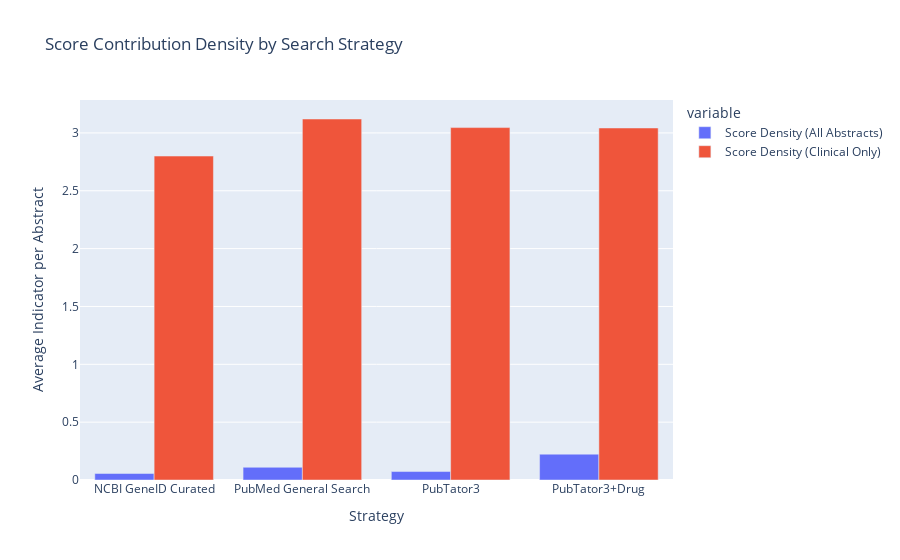

The notebook cell saved with this chart:
### Code cell
scd_df = pd.DataFrame(results)
fig = px.bar(
    scd_df.melt(id_vars='Strategy', value_vars=[
        'Score Density (All Abstracts)',
        'Score Density (Clinical Only)'
    ]),
    x='Strategy',
    y='value',
    color='variable',
    barmode='group',
    title='Score Contribution Density by Search Strategy',
    labels={'value': 'Average Indicator per Abstract'}
)
fig.show()

gene = str(assessments['gene'].iloc[0]).replace(" ", "_")
fig.write_image(f'data/results/{gene}-score_contribution_density.png', width=800, height=600, scale=2)

### Figure 1 — Plotly figure (JSON) as saved in the notebook; plotly's stock layout.template omitted (floating-point values rounded to 4 significant figures)
{"data": [{"alignmentgroup": "True", "hovertemplate": "variable=Score Density (All Abstracts)<br>Strategy=%{x}<br>Average Indicator per Abstract=%{y}<extra></extra>", "legendgroup": "Score Density (All Abstracts)", "marker": {"color": "#636efa", "pattern": {"shape": ""}}, "name": "Score Density (All Abstracts)", "offsetgroup": "Score Density (All Abstracts)", "orientation": "v", "showlegend": true, "textposition": "auto", "type": "bar", "x": ["NCBI GeneID Curated", "PubMed General Search", "PubTator3", "PubTator3+Drug"], "xaxis": "x", "y": [0.05592, 0.1099, 0.07309, 0.2233], "yaxis": "y"}, {"alignmentgroup": "True", "hovertemplate": "variable=Score Density (Clinical Only)<br>Strategy=%{x}<br>Average Indicator per Abstract=%{y}<extra></extra>", "legendgroup": "Score Density (Clinical Only)", "marker": {"color": "#EF553B", "pattern": {"shape": ""}}, "name": "Score Density (Clinical Only)", "offsetgroup": "Score Density (Clinical Only)", "orientation": "v", "showlegend": true, "textposition": "auto", "type": "bar", "x": ["NCBI GeneID Curated", "PubMed General Search", "PubTator3", "PubTator3+Drug"], "xaxis": "x", "y": [2.8, 3.12, 3.046, 3.043], "yaxis": "y"}], "layout": {"barmode": "group", "legend": {"title": {"text": "variable"}, "tracegroupgap": 0}, "title": {"text": "Score Contribution Density by Search Strategy"}, "xaxis": {"anchor": "y", "domain": [0, 1], "title": {"text": "Strategy"}}, "yaxis": {"anchor": "x", "domain": [0, 1], "title": {"text": "Average Indicator per Abstract"}}}}
